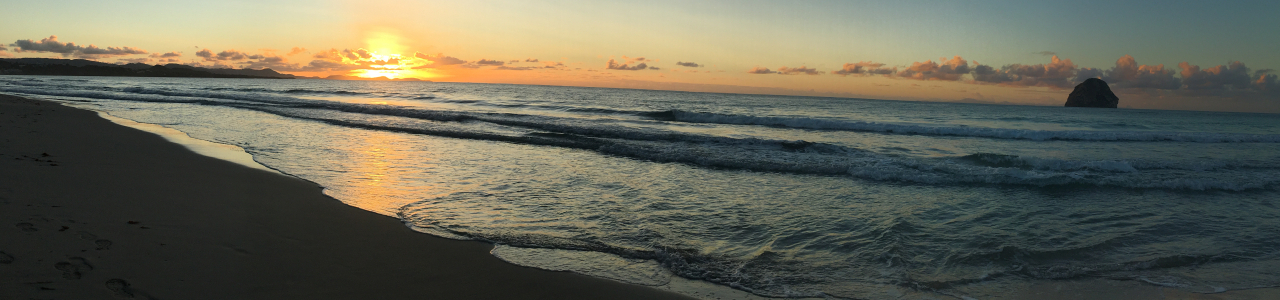
#> input picture Init/Mer/aba13.jpeg, 1280 x 300 px; its folder holds only this picture in this run
$ python cc11test.py
#> lines starting #> are read from the running program, lines starting #| are printed output that depends on the picture
import os
from PIL import Image, ImageFilter
import pandas as pd
from sklearn.ensemble import RandomForestClassifier
from sklearn.svm import SVC
from sklearn.metrics import accuracy_score
from sklearn.model_selection import cross_val_score, KFold
from sklearn.preprocessing import StandardScaler
from sklearn.pipeline import make_pipeline
import numpy as np
import joblib

def buildSampleFromPath(path1, path2):
#> called with path1 = './Init/Mer', path2 = './Init/Ailleurs'
    h = 64
    l = 64
    S = []

    for path, target in [(path1, 1), (path2, -1)]:
        for filename in os.listdir(path):
            if not filename.lower().endswith(('.png', '.jpg', '.jpeg')):
                continue

            file_path = os.path.join(path, filename)

            img = Image.open(file_path).convert("HSV")
#> img: PIL image 1280x300 HSV; mean H, S, V 77.7, 57.9, 107.6
            img_resized = resizeImage(img, h, l)
            histo_original = computeHisto(img_resized)

            S.append({
                "name_path": file_path,
                "X_histo": histo_original,
                "y_true_class": target,
                "y_predicted_class": None,
                "is_augmented": False
            })

            img_flipped = img.transpose(Image.FLIP_LEFT_RIGHT)
            img_flipped_resized = resizeImage(img_flipped, h, l)
            histo_flipped = computeHisto(img_flipped_resized)

            S.append({
                "name_path": file_path + "_flipped",
                "X_histo": histo_flipped,
                "y_true_class": target,
                "y_predicted_class": None,
                "is_augmented": True
            })

            img.close()
            img_flipped.close()

    return S

def resizeImage(i, h, l):
#> called with h = 64, l = 64
    return i.resize((l, h))
#> returned value: PIL image 64x64 HSV; mean H, S, V 77.7, 57.9, 107.6

def computeHisto(i):
    width, height = i.size
#> width = 64; height = 64

    # Caractéristiques Couleur (Spatialisation : Haut, Milieu, Bas)
    h_tiers = height // 3
#> h_tiers = 21

    bloc_haut = i.crop((0, 0, width, h_tiers))
#> bloc_haut: PIL image 64x21 HSV; mean H, S, V 54.7, 66.6, 171
    bloc_milieu = i.crop((0, h_tiers, width, 2 * h_tiers))
#> bloc_milieu: PIL image 64x21 HSV; mean H, S, V 90, 62.6, 95.5
    bloc_bas = i.crop((0, 2 * h_tiers, width, height))
#> bloc_bas: PIL image 64x22 HSV; mean H, S, V 87.9, 45.1, 58.7

    taille_paquet = 8

    def process_histo(bloc):
        histo = bloc.histogram()
#> histo = 768 values, max 53 at index 32, min 0 at index 0, mean 5.25
        histo_reduit = [sum(histo[j:j+taille_paquet]) for j in range(0, len(histo), taille_paquet)]
#> histo_reduit = 96 values, max 269 at index 3, min 0 at index 0, mean 42
        total_pixels = sum(histo_reduit)
#> total_pixels = 4032
        if total_pixels == 0:
            return histo_reduit
        return [val / total_pixels for val in histo_reduit]

    features = []
    features.extend(process_histo(bloc_haut))
    features.extend(process_histo(bloc_milieu))
    features.extend(process_histo(bloc_bas))

    img_gray = i.convert("L")
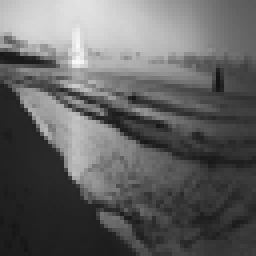
#> img_gray: PIL image 64x64 L (shown 4 times larger); min 19, max 249, mean 98.5
    img_edges = img_gray.filter(ImageFilter.FIND_EDGES)
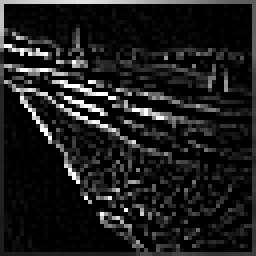
#> img_edges: PIL image 64x64 L (shown 4 times larger); min 0, max 255, mean 28.9

    histo_edges = img_edges.histogram()
#> histo_edges = 256 values, max 1782 at index 0, min 0 at index 138, mean 16

    taille_paquet_edges = 16
    histo_edges_reduit = [sum(histo_edges[j:j+taille_paquet_edges]) for j in range(0, len(histo_edges), taille_paquet_edges)]
#> histo_edges_reduit = [2667, 344, 301, 192, 110, 91, 74, 37, 37, 33, 34, 30, 34, 30, 21, 61]

    total_edges = sum(histo_edges_reduit)
#> total_edges = 4096
    if total_edges > 0:
        histo_edges_reduit = [val / total_edges for val in histo_edges_reduit]
#> histo_edges_reduit = [0.651, 0.084, 0.0735, 0.0469, 0.0269, 0.0222, 0.0181, 0.00903, 0.00903, 0.00806, 0.0083, 0.00732, 0.0083, 0.00732, 0.00513, 0.0149]

    features.extend(histo_edges_reduit)

    return features

def fitFromHisto(S, algo):
    X = [img["X_histo"] for img in S]
    y = [img["y_true_class"] for img in S]

    if algo["name"].startswith("RandomForest"):
        model = RandomForestClassifier(**algo["hyper_param"], random_state=42)
    elif algo["name"].startswith("SVM"):
        model = make_pipeline(StandardScaler(), SVC(**algo["hyper_param"], random_state=42))
    else:
        raise ValueError("Algorithme pas reconnu : " + algo["name"])

    model.fit(X, y)
    return model

def predictFromHisto(S, model):
    predictions = []
    for img in S:
        x = img["X_histo"]
        y_pred = model.predict([x])[0]
        img["y_predicted_class"] = y_pred
        predictions.append(y_pred)
    return predictions

def erreurempirique(S):
    y_true = [img["y_true_class"] for img in S]
    y_pred = [img["y_predicted_class"] for img in S]
    return 1 - accuracy_score(y_true, y_pred)

def crossValidationError(S, algo, k):
    X = [img["X_histo"] for img in S]
    y = [img["y_true_class"] for img in S]

    if algo["name"].startswith("RandomForest"):
        model = RandomForestClassifier(**algo["hyper_param"], random_state=42)
    elif algo["name"].startswith("SVM"):
        model = make_pipeline(StandardScaler(), SVC(**algo["hyper_param"], random_state=42))
    else:
        raise ValueError("Algorithme pas reconnu : " + algo["name"])

    kf = KFold(n_splits=k, shuffle=True, random_state=42)
    accuracies = cross_val_score(model, X, y, cv=kf)
    return 1 - np.mean(accuracies)

path1 = r"./Init/Mer"
path2 = r"./Init/Ailleurs"
S = buildSampleFromPath(path1, path2)
#> in buildSampleFromPath, `histo_original = computeHisto(img_resized)`: histo_original = 304 values, max 0.651 at index 288, min 0 at index 0, mean 0.0132
#> in buildSampleFromPath, `img_flipped = img.transpose(Image.FLIP_LEFT_RIGHT)`: img_flipped: PIL image 1280x300 HSV; mean H, S, V 77.7, 57.9, 107.6
#> in resizeImage (call 2), `return i.resize((l, h))`: returned value: PIL image 64x64 HSV; mean H, S, V 77.7, 57.9, 107.6
#> in computeHisto (call 2), `bloc_haut = i.crop((0, 0, width, h_tiers))`: bloc_haut: PIL image 64x21 HSV; mean H, S, V 54.7, 66.6, 171
#> in computeHisto (call 2), `bloc_milieu = i.crop((0, h_tiers, width, 2 * h_tiers))`: bloc_milieu: PIL image 64x21 HSV; mean H, S, V 90, 62.6, 95.5
#> in computeHisto (call 2), `bloc_bas = i.crop((0, 2 * h_tiers, width, height))`: bloc_bas: PIL image 64x22 HSV; mean H, S, V 87.9, 45.1, 58.7
#> in computeHisto (call 2), `img_gray = i.convert("L")`:
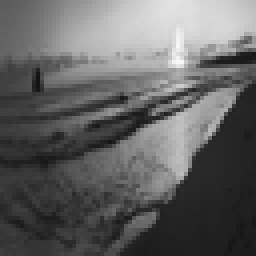
#> img_gray: PIL image 64x64 L (shown 4 times larger); min 19, max 249, mean 98.5
#> in computeHisto (call 2), `img_edges = img_gray.filter(ImageFilter.FIND_EDGES)`:
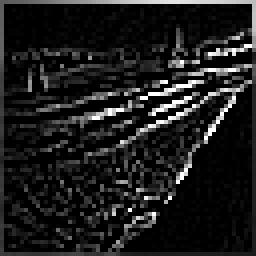
#> img_edges: PIL image 64x64 L (shown 4 times larger); min 0, max 255, mean 28.9
#> in computeHisto (call 2), `histo_edges_reduit = [sum(histo_edges[j:j+taille_paquet_edges]) for j ..`: histo_edges_reduit = [2667, 344, 301, 192, 110, 91, 74, 37, 37, 33, 34, 30, 34, 30, 21, 61]
#> in computeHisto (call 2), `histo_edges_reduit = [val / total_edges for val in histo_edges_reduit]`: histo_edges_reduit = [0.651, 0.084, 0.0735, 0.0469, 0.0269, 0.0222, 0.0181, 0.00903, 0.00903, 0.00806, 0.0083, 0.00732, 0.0083, 0.00732, 0.00513, 0.0149]
#> in buildSampleFromPath, `histo_flipped = computeHisto(img_flipped_resized)`: histo_flipped has the same summary as histo_original
#> (the run stopped early here; a loop or call above may not have finished)
